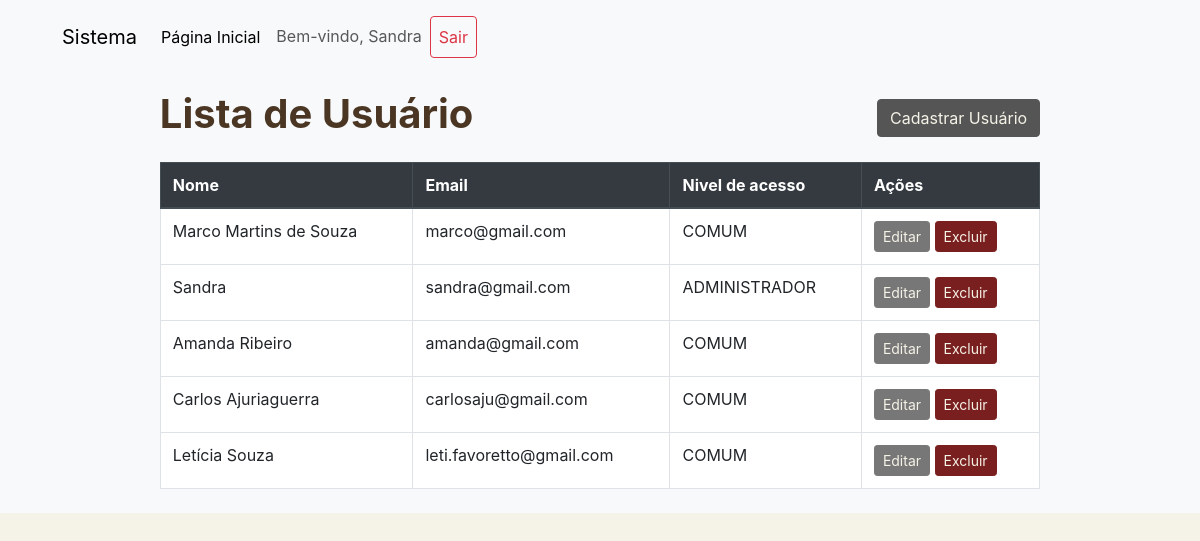
Screenshot of /lista_usuario.php (signed in) with the database file from the repository.
### tables this page shows
CREATE TABLE `usuarios` (
  `id` int NOT NULL,
  `nome` varchar(100) NOT NULL,
  `email` varchar(100) NOT NULL,
  `senha` varchar(255) NOT NULL,
  `nivel_acesso` varchar(100) NOT NULL
);

### lista_usuario.php (the view, shortened to what this page needs)
<?php
include 'conexao.php';
include 'menu.php';
$usuarios = $conn->query("SELECT * FROM usuarios")->fetchAll(PDO::FETCH_ASSOC);
?>
<!DOCTYPE html>
<html lang="pt-br">
<head>
    <link rel="stylesheet" href="https://maxcdn.bootstrapcdn.com/bootstrap/4.5.2/css/bootstrap.min.css">
</head>
<body>
<div class="container mt-4">
    <h1 class="mb-4">Lista de Usuário</h1>
    <a href="cadastrar.php" class="btn btn-success mb-3">Cadastrar Usuário</a>
    <table class="table table-bordered">
        <thead class="thead-dark">
            <tr>
                <th>Nome</th>
                <th>Email</th>
                <th>Nivel de acesso</th>
                <th>Ações</th>
            </tr>
        </thead>
        <tbody>
            <?php foreach ($usuarios as $usuario): ?>
            <tr>
                <td><?= htmlspecialchars($usuario['nome']) ?></td>
                <td><?= htmlspecialchars($usuario['email']) ?></td>
                <td><?= htmlspecialchars($usuario['nivel_acesso']) ?></td>
                <td>
                    <?php if ($_SESSION['nivel_acesso'] == 'ADMINISTRADOR'): ?>
                        <a href="editar_usuario.php?id=<?= $usuario['id'] ?>" class="btn btn-warning btn-sm">Editar</a>
                        <a href="excluir_usuario.php?id=<?= $usuario['id'] ?>" class="btn btn-danger btn-sm" onclick="return confirm('A exclusão será permanente! Tem certeza disso?')">Excluir</a>
                    <?php else: ?>
                        <span class="text-muted">Sem permissão</span>
                    <?php endif; ?>
                </td>
            </tr>
            <?php endforeach; ?>
        </tbody>
    </table>
</div>
</body>
</html>

### lista_usuario.php (style rules this page uses)
body { background-color: #f5f2e7; color: #4a3623; }
.container { max-width: 80%; }
h1 { font-weight: bold; color: #4a3623; }
.btn-success { background-color: #555; border-color: #555; color: #f5f2e7; }
.btn-danger { background-color: #7a1f1f; border-color: #7a1f1f; color: #f5f2e7; }
.btn-warning { background-color: #777; border-color: #777; color: #f5f2e7; }

### rows the page displays
usuarios: nome "Marco Martins de Souza", email "marco@gmail.com", nivel_acesso "COMUM"
usuarios: nome "Sandra", email "sandra@gmail.com", nivel_acesso "ADMINISTRADOR"
usuarios: nome "Amanda Ribeiro", email "amanda@gmail.com", nivel_acesso "COMUM"
usuarios: nome "Carlos Ajuriaguerra", email "carlosaju@gmail.com", nivel_acesso "COMUM"
usuarios: nome "Letícia Souza", email "leti.favoretto@gmail.com", nivel_acesso "COMUM"

### other values shown
$_SESSION['nome_usuario'] "Sandra"
